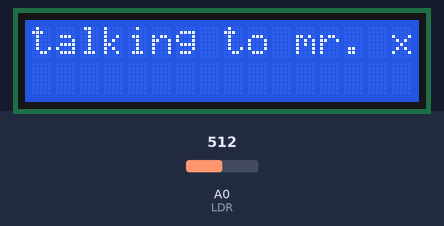
Bench run of a sketch on a simulated Arduino Uno, built with avr-gcc and run on an emulated ATmega328P. Shown: 16×2 character LCD. The inputs (shaded band) are chosen by the test bench; at power-on: A0 (LDR) = 512.

Above: at 3.2 s.
3.3 s: A0 (LDR) set to 209
5.3 s: A0 (LDR) set to 182
At 7.1 s:
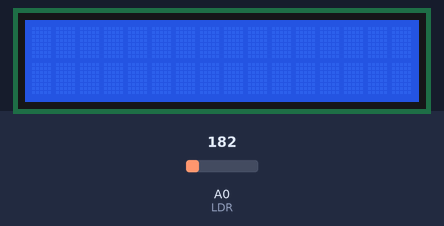
8.0 s: A0 (LDR) set to 210
At 9.7 s:
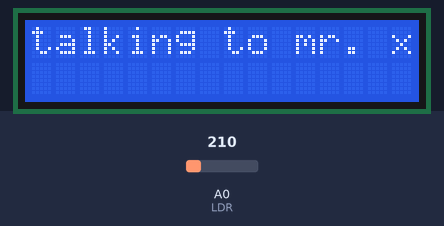
10.0 s: A0 (LDR) set to 190
At 11.1 s:
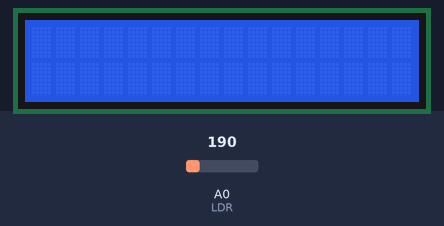
Timing chart, 0 to 13.0 s (numbered marks = the images above; inputs shaded):
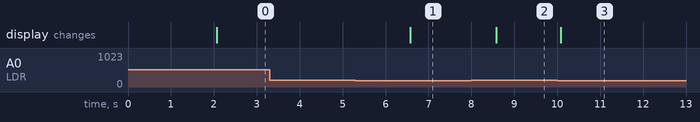

The sketch:

sketch_oct18b.ino
```cpp
#include<LiquidCrystal.h>

LiquidCrystal lcd(6,5,4,3,2,1);
#define LDR A0

void setup() {

  pinMode(LDR,INPUT);
  lcd.begin(16,2);
  lcd.setCursor(0,0);
    lcd.print("mr. x is calling");
  delay(2000);

}
void loop()
{
   int val=analogRead(LDR);


  if(val<200)
  {
    lcd.setCursor(0,0);
    lcd.print("                 ");
    delay(1000);
    //as you pickup your call and place the phone near your ear the amount of light will reduce so the screen will turn off
  }
  else
  {

    lcd.setCursor(0,0);
    lcd.print("talking to mr. x ");
    delay(500);
    //as you will move away the phone from your ear the light will increase and i will sahow the caller info
  }
  delay(1000);
}
```

Measured:
- the behaviour switches between 200 and 199 on A0 (LDR) (found by bisection; images 0 and 1)
- after the input at 3.3 s, every drawn part: stays the same
- after the input at 5.3 s, the display: changes after 1.3 s (image 1)
- after the input at 8.0 s, the display: changes after 0.58 s (image 2)
- after the input at 10.0 s, the display: changes after 0.08 s (image 3)
